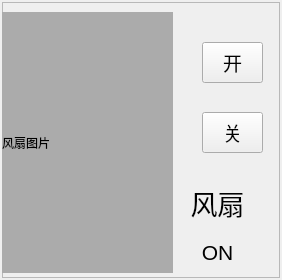
<?xml version="1.0" encoding="UTF-8"?>
<ui version="4.0">
 <class>DeviceFan</class>
 <widget class="QWidget" name="DeviceFan">
  <property name="geometry">
   <rect>
    <x>0</x>
    <y>0</y>
    <width>282</width>
    <height>280</height>
   </rect>
  </property>
  <property name="windowTitle">
   <string>Form</string>
  </property>
  <layout class="QGridLayout" name="gridLayout">
   <property name="leftMargin">
    <number>2</number>
   </property>
   <property name="topMargin">
    <number>2</number>
   </property>
   <property name="rightMargin">
    <number>2</number>
   </property>
   <property name="bottomMargin">
    <number>2</number>
   </property>
   <item row="0" column="0">
    <widget class="QFrame" name="frame_background">
     <property name="frameShape">
      <enum>QFrame::StyledPanel</enum>
     </property>
     <property name="frameShadow">
      <enum>QFrame::Raised</enum>
     </property>
     <widget class="QLabel" name="label_text_fan">
      <property name="geometry">
       <rect>
        <x>160</x>
        <y>170</y>
        <width>111</width>
        <height>61</height>
       </rect>
      </property>
      <property name="font">
       <font>
        <pointsize>20</pointsize>
       </font>
      </property>
      <property name="text">
       <string>风扇</string>
      </property>
      <property name="alignment">
       <set>Qt::AlignCenter</set>
      </property>
     </widget>
     <widget class="QLabel" name="label_fan">
      <property name="geometry">
       <rect>
        <x>0</x>
        <y>10</y>
        <width>171</width>
        <height>261</height>
       </rect>
      </property>
      <property name="cursor">
       <cursorShape>SizeVerCursor</cursorShape>
      </property>
      <property name="styleSheet">
       <string notr="true">background-color: rgb(171, 171, 171);</string>
      </property>
      <property name="text">
       <string>风扇图片</string>
      </property>
     </widget>
     <widget class="QLabel" name="label_onoff">
      <property name="geometry">
       <rect>
        <x>170</x>
        <y>230</y>
        <width>91</width>
        <height>41</height>
       </rect>
      </property>
      <property name="font">
       <font>
        <pointsize>16</pointsize>
       </font>
      </property>
      <property name="text">
       <string>ON</string>
      </property>
      <property name="alignment">
       <set>Qt::AlignCenter</set>
      </property>
     </widget>
     <widget class="QPushButton" name="pushButton">
      <property name="geometry">
       <rect>
        <x>200</x>
        <y>40</y>
        <width>61</width>
        <height>41</height>
       </rect>
      </property>
      <property name="font">
       <font>
        <pointsize>14</pointsize>
       </font>
      </property>
      <property name="text">
       <string>开</string>
      </property>
     </widget>
     <widget class="QPushButton" name="pushButton_2">
      <property name="geometry">
       <rect>
        <x>200</x>
        <y>110</y>
        <width>61</width>
        <height>41</height>
       </rect>
      </property>
      <property name="font">
       <font>
        <pointsize>14</pointsize>
       </font>
      </property>
      <property name="text">
       <string>关</string>
      </property>
     </widget>
    </widget>
   </item>
  </layout>
 </widget>
 <resources/>
 <connections/>
</ui>
